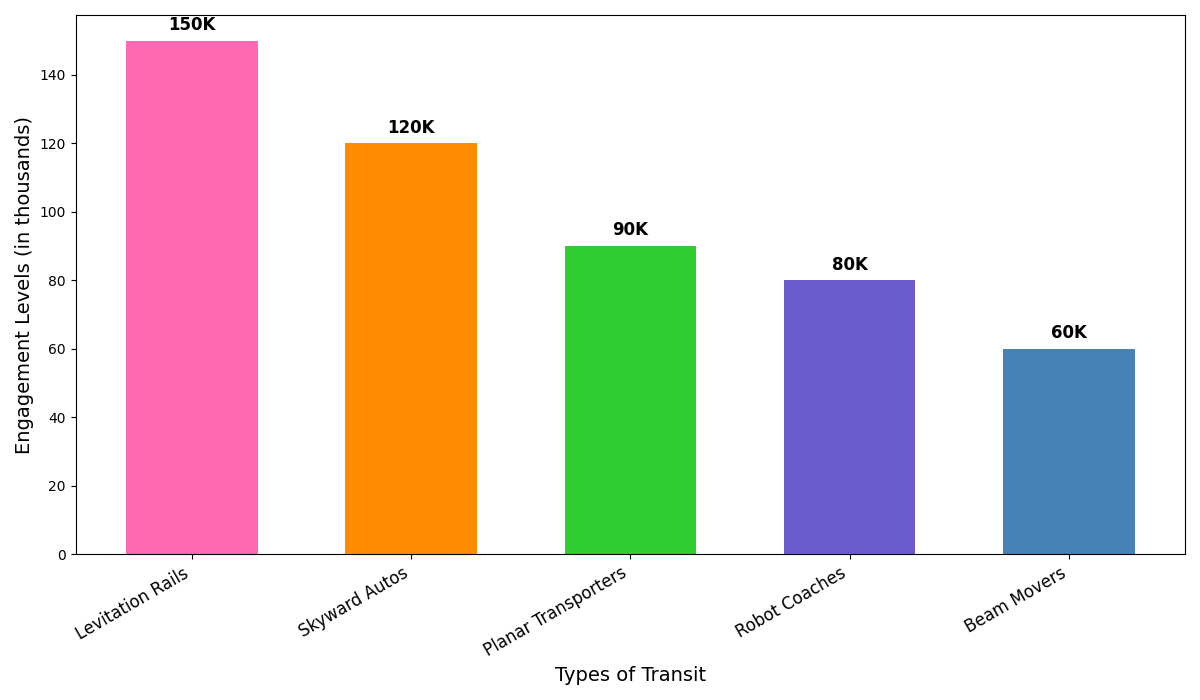

The script that drew this image:
import matplotlib.pyplot as plt
import numpy as np

# Data for the transport modes and adoption rates
transport_modes = ['Beam Movers', 'Planar Transporters', 'Levitation Rails', 'Robot Coaches', 'Skyward Autos']
adoption_rates = np.array([60, 90, 150, 80, 120])
colors = ['#4682b4', '#32cd32', '#ff69b4', '#6a5acd', '#ff8c00']

# Sort the data in descending order of adoption rates
sorted_indices = np.argsort(adoption_rates)[::-1]
transport_modes_sorted = [transport_modes[i] for i in sorted_indices]
adoption_rates_sorted = adoption_rates[sorted_indices]
colors_sorted = [colors[i] for i in sorted_indices]

x_positions = np.arange(len(transport_modes_sorted))

# Plot the sorted bar chart
fig, ax = plt.subplots(figsize=(12, 7))
ax.bar(x_positions, adoption_rates_sorted, color=colors_sorted, width=0.6)

# Titles and labels
ax.set_xlabel('Types of Transit', fontsize=14)
ax.set_ylabel('Engagement Levels (in thousands)', fontsize=14)

# Assign the x-ticks and labels
ax.set_xticks(x_positions)
ax.set_xticklabels(transport_modes_sorted, fontsize=12, rotation=30, ha='right')

# Annotate bars
for i, yval in enumerate(adoption_rates_sorted):
    ax.text(i, yval + 2, f'{yval}K', ha='center', va='bottom', fontsize=12, fontweight='bold')

# Adjust layout
plt.tight_layout()

# Display the plot
plt.show()
